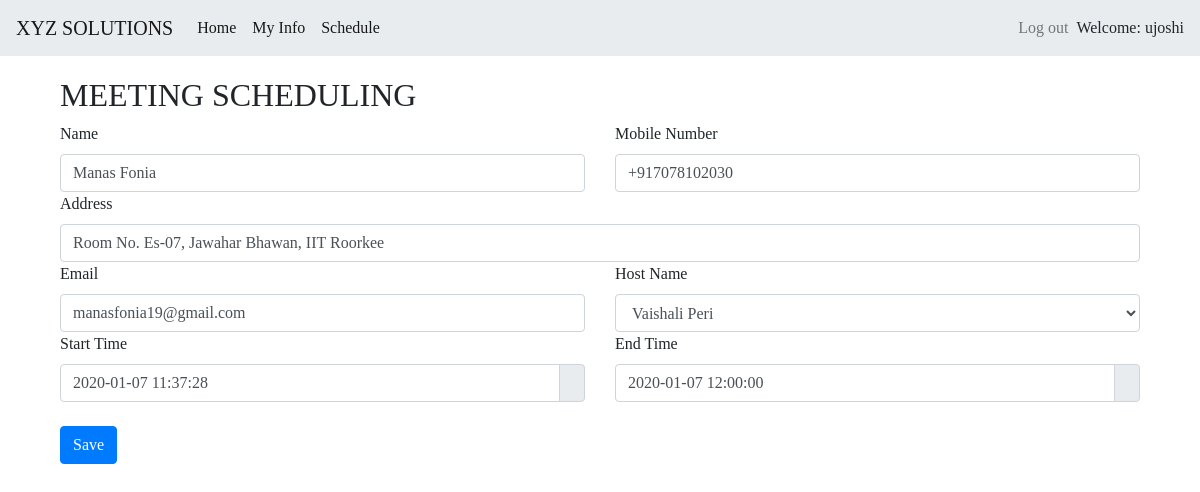
Screenshot of /accounts/profile/meetings/update/1/ (signed in) with the database file from the repository.
### firstapp/models.py (models this page shows, shortened)
class VisitorInfo(models.Model):
    name = models.CharField(max_length=150)
    address = models.CharField(max_length=255)
    phone = PhoneNumberField(null=False, blank=False)
    email = models.EmailField()
    host = models.ForeignKey(EmployeeInfo, on_delete=models.CASCADE)
    timestamp = models.DateTimeField(auto_now_add=True, blank=False)
    checkout = models.DateTimeField(blank=True, null=True)
    start_time = models.DateTimeField(blank=False)
    end_time = models.DateTimeField(blank=False)

### firstapp/views.py (the view)
# urls.py: path('accounts/profile/meetings/update/<int:pk>/', views.UpdateVisitor, name='edit_visitor'),
@login_required(login_url="/")
def UpdateVisitor(request, pk):
    vis_update = VisitorInfo.objects.get(id=pk)
    if request.method == 'GET':
        form = VisitorForm(instance=vis_update)
    else:
        form = VisitorForm(request.POST, instance=vis_update)
        if form.is_valid():
            form.save()
            return redirect('meetings')
    context = {
        'form': form,
    }
    return render(request, "fixmeet.html", context=context)

### firstapp/forms.py
class VisitorForm(forms.ModelForm):
    class Meta:
        model = VisitorInfo
        fields = ('name', 'address', 'phone', 'email', 'host', 'start_time', 'end_time')
        widgets = {
            'name': forms.TextInput(attrs={'class': 'form-control'}),
            'address': forms.TextInput(attrs={'class': 'form-control'}),
            'phone': forms.TextInput(attrs={'class': 'form-control'}),
            'email': forms.TextInput(attrs={'class': 'form-control'}),
            'host': forms.Select(attrs={'class': 'form-control',
                                        'onchange': 'getval(this);'}),
            'start_time': forms.DateTimeInput(attrs={'class': 'form-control'}),
            'end_time':forms.DateTimeInput(attrs={'class': 'form-control'}),
        }

### firstapp/models.py (called while the page is built)
    def __str__(self):
        return self.user.get_full_name()

### firstapp/templates/firstapp/fixmeet.html (shortened to what this page needs)
{% extends "firstapp/base.html" %}
{% block content %}
<form style="margin: 20px 60px 20px 60px;" method="POST" autocomplete="off" name="frm">
    <h2>MEETING SCHEDULING</h2>
    <div class="row">
        <div class="col col-md-6"><label>Name</label>{{ form.name }}</div>
        <div class="col col-md-6"><label>Mobile Number</label>{{ form.phone }}</div>
    </div>
    <div class="row">
        <div class="col col-md-12"><label >Address</label>{{ form.address}}</div>
    </div>
    <div class="row">
        <div class="col col-md-6"><label>Email</label>{{ form.email }}</div>
        <div class="col col-md-6"><label>Host Name</label>{{ form.host }}</div>
    </div>
    <div class="row ">
        <div class="col col-md-6"><label>Start Time</label>
           <div class="input-group date " id="datetimepicker7" data-target-input="nearest">
               {{ form.start_time }}
               <div class="input-group-append" data-target="#datetimepicker7" data-toggle="datetimepicker">
                   <div class="input-group-text"></div>
                </div>
            </div>
            </div>
        <div class="col col-md-6"><label>End Time</label>
            <div class="input-group date" id="datetimepicker8" data-target-input="nearest">
                {{ form.end_time }}
                <div class="input-group-append" data-target="#datetimepicker8" data-toggle="datetimepicker">
                    <div class="input-group-text"></div>
                </div>
            </div>
        </div>
    </div>
    <br>
    <input type="submit" class="btn btn-primary" value="Save">
</form>
{% endblock %}

### firstapp/templates/firstapp/base.html (shortened to what this page needs)
<!DOCTYPE html>
{% load static %}
<html lang="en">
<head>
    <link rel="stylesheet" href="https://stackpath.bootstrapcdn.com/bootstrap/4.3.1/css/bootstrap.min.css">
    <link rel="stylesheet" type="text/css" href="{% static 'css/firstapp.css' %}">
</head>
<body>
<nav class="navbar navbar-expand-lg navbar-light " style="background-color: #e9ecef;">
  <div class="collapse navbar-collapse" id="navbarTogglerDemo01">
    <a class="navbar-brand" href="#">XYZ SOLUTIONS </a>
    <ul class="navbar-nav mr-auto mt-2 mt-lg-0">
      <li class="nav-item active">
        <a class="nav-link" href="{% url 'profile' %}">Home <span class="sr-only">(current)</span></a>
      </li>
        {% if user.is_superuser %}
         <li class="nav-item active">
        <a class="nav-link " href="{% url 'meetings' %}">Schedule</a>
         </li>
        {% else %}
        <li class="nav-item active">
        <a class="nav-link" href="{% url 'user_edit' %}">My Info</a>
       </li>
      <li class="nav-item active">
        <a class="nav-link " href="{% url 'meet' %}">Schedule</a>
      </li>
        {% endif %}
    </ul>
      <ul class="form-inline navbar-nav  mt-2 mt-lg-0 ">
          <li class ="nav-item ">
          <a class="nav-link " href="{% url 'logout' %}" >Log out</a>
        </li>
        <li>
          <a >Welcome: {{ user.username }}</a>
        </li>
      </ul>
  </div>
</nav>
 {% block content %}
{% endblock %}
</body>
</html>

### firstapp/static/css/firstapp.css (style rules this page uses)
body { font-family: 'Slabo 27px', serif; }

### rows the page displays
VisitorInfo: name "Manas Fonia", phone "+917078102030", address "Room No. Es-07, Jawahar Bhawan, IIT Roorkee", email "manasfonia19@gmail.com", host "Vaishali Peri", start_time "2020-01-07 11:37:28", end_time "2020-01-07 12:00:00"

### other values shown
{{ user.username }} "ujoshi"
